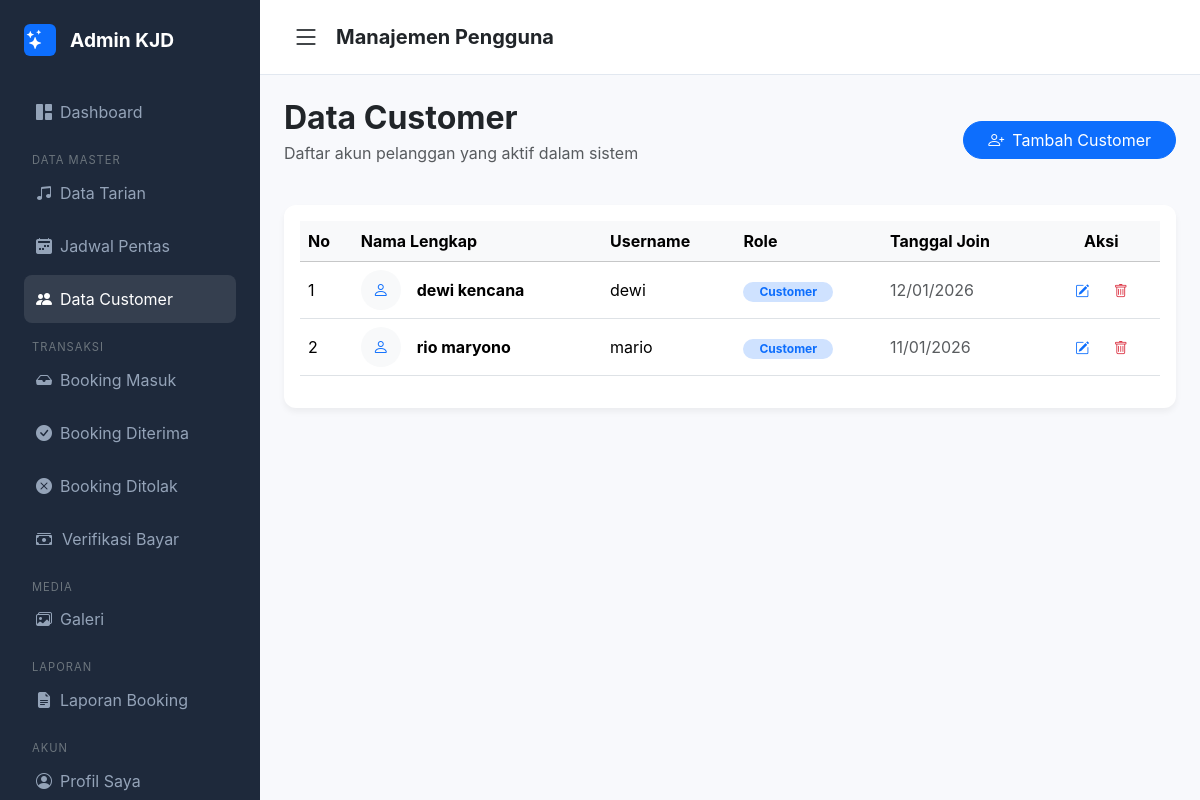
Screenshot of /admin/customer.php with the database file from the repository.
### tables this page shows
CREATE TABLE `users` (
  `id` int NOT NULL,
  `nama_lengkap` varchar(100) DEFAULT NULL,
  `username` varchar(50) DEFAULT NULL,
  `password` varchar(255) NOT NULL,
  `no_telp` varchar(20) DEFAULT NULL,
  `level` enum('admin','customer') DEFAULT 'customer',
  `created_at` timestamp NULL DEFAULT CURRENT_TIMESTAMP
);

### admin/customer.php (the view, shortened to what this page needs)
<?php
include "../config/koneksi.php";
?>
<!DOCTYPE html>
<html lang="id">
<head>
    <link href="https://cdn.jsdelivr.net/npm/bootstrap@5.3.2/dist/css/bootstrap.min.css" rel="stylesheet">
    <link href="https://cdn.jsdelivr.net/npm/bootstrap-icons/font/bootstrap-icons.css" rel="stylesheet">
</head>
<body>
    <?php include "../partials/sidebar.php"; ?>
    <div class="main-content" id="mainContent">
        <header class="top-nav">
            <i class="bi bi-list fs-3 me-3" style="cursor:pointer;" onclick="toggleSidebar()"></i>
            <h5 class="fw-bold mb-0">Manajemen Pengguna</h5>
        </header>
        <div class="container-fluid p-4">
            <div class="d-flex justify-content-between align-items-center mb-4">
                <div>
                    <h2 class="fw-bold text-dark mb-1">Data Customer</h2>
                    <p class="text-muted">Daftar akun pelanggan yang aktif dalam sistem</p>
                </div>
                <button class="btn btn-primary rounded-pill px-4" data-bs-toggle="modal" data-bs-target="#modalTambahCustomer">
                    <i class="bi bi-person-plus me-2"></i>Tambah Customer
                </button>
            </div>
            <div class="card card-table p-3">
                <div class="table-responsive">
                    <table class="table table-hover align-middle">
                        <thead class="table-light">
                            <tr>
                                <th>No</th>
                                <th>Nama Lengkap</th>
                                <th>Username</th>
                                <th>Role</th>
                                <th>Tanggal Join</th>
                                <th class="text-center">Aksi</th>
                            </tr>
                        </thead>
                        <tbody>
                            <?php
                            $no = 1;
                            $query = mysqli_query($koneksi, "SELECT * FROM users WHERE level = 'customer' ORDER BY id DESC");
                            if (mysqli_num_rows($query) > 0) {
                                while ($row = mysqli_fetch_assoc($query)) {
                            ?>
                                    <tr>
                                        <td><?= $no++; ?></td>
                                        <td>
                                            <div class="d-flex align-items-center">
                                                <div class="rounded-circle bg-light d-flex align-items-center justify-content-center me-3" style="width: 40px; height: 40px;">
                                                    <i class="bi bi-person text-primary"></i>
                                                </div>
                                                <span class="fw-bold"><?= $row['nama_lengkap']; ?></span>
                                            </div>
                                        </td>
                                        <td><?= $row['username']; ?></td>
                                        <td><span class="badge rounded-pill bg-primary-subtle text-primary px-3">Customer</span></td>
                                        <td class="text-muted"><?= date('d/m/Y', strtotime($row['created_at'])); ?></td>
                                        <td class="text-center">
                                            <button type="button" class="btn btn-sm btn-outline-primary border-0 me-1"
                                                    data-bs-toggle="modal" data-bs-target="#modalEditCustomer"
                                                    data-id="<?= $row['id']; ?>"
                                                    data-nama="<?= $row['nama_lengkap']; ?>"
                                                    data-username="<?= $row['username']; ?>"
                                                    data-telp="<?= $row['no_telp']; ?>">
                                                <i class="bi bi-pencil-square"></i>
                                            </button>
                                            <a href="hapus_customer.php?id=<?= $row['id']; ?>" class="btn btn-sm btn-outline-danger border-0" onclick="return confirm('Hapus akun customer ini?')">
                                                <i class="bi bi-trash"></i>
                                            </a>
                                        </td>
                                    </tr>
                            <?php
                                }
                            } else {
                                echo '<tr><td colspan="6" class="text-center py-5 text-muted">Belum ada customer yang terdaftar.</td></tr>';
                            }
                            ?>
                        </tbody>
                    </table>
                </div>
            </div>
        </div>
    </div>
</body>
</html>

### admin/customer.php (style rules this page uses)
:root { --sidebar-dark: #1e293b; --primary: #4361ee; }
body { font-family: 'Inter', sans-serif; background: #f8f9fc; margin: 0; }
.main-content { margin-left: 260px; transition: 0.3s; min-height: 100vh; }
.top-nav { background: #fff; padding: 1rem 2rem; border-bottom: 1px solid #e2e8f0; display: flex; align-items: center; }
.card-table { background: #fff; border-radius: 12px; border: none; box-shadow: 0 4px 6px rgba(0, 0, 0, 0.05); }

### rows the page displays
users: nama_lengkap "dewi kencana", username "dewi", created_at "12/01/2026"
users: nama_lengkap "rio maryono", username "mario", created_at "11/01/2026"
